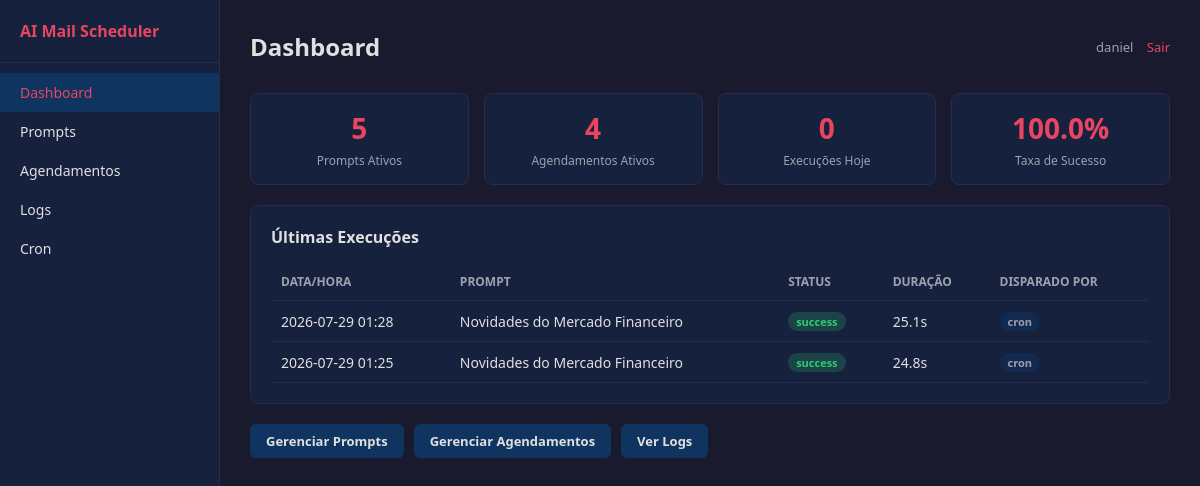
The page / (signed in) on the database its author committed.
### tables this page shows
CREATE TABLE users (
            id INTEGER PRIMARY KEY AUTOINCREMENT,
            username TEXT UNIQUE NOT NULL,
            password TEXT NOT NULL,
            created_at DATETIME DEFAULT CURRENT_TIMESTAMP
        );

CREATE TABLE execution_logs (
            id INTEGER PRIMARY KEY AUTOINCREMENT,
            schedule_id INTEGER NOT NULL,
            status TEXT NOT NULL DEFAULT 'success',
            error_message TEXT,
            duration_ms INTEGER,
            triggered_by TEXT DEFAULT 'cron',
            created_at DATETIME DEFAULT CURRENT_TIMESTAMP
        );

CREATE TABLE prompts (
            id INTEGER PRIMARY KEY AUTOINCREMENT,
            title TEXT NOT NULL,
            content TEXT NOT NULL,
            tone TEXT DEFAULT 'infografico',
            format TEXT DEFAULT 'html',
            active BOOLEAN DEFAULT 1,
            created_at DATETIME DEFAULT CURRENT_TIMESTAMP,
            updated_at DATETIME DEFAULT CURRENT_TIMESTAMP
        );

### app/routes.py (the view)
@routes_bp.route("/")
@login_required
def dashboard():
    stats = ExecutionLog.get_stats()
    recent_logs = ExecutionLog.get_recent(limit=5)
    return render_template("dashboard.html", stats=stats, logs=recent_logs)

### app/__init__.py (called while the page is built)
def create_app():
    app = Flask(__name__)
    app.secret_key = os.getenv("SECRET_KEY", "dev-secret-change-me")
    login_manager.init_app(app)
    login_manager.login_view = "auth.login"
    login_manager.login_message = "Faça login para acessar esta página."
    from app.models import init_db, UserModel
    init_db(app)
    @login_manager.user_loader
    def load_user(user_id):
        return UserModel.get(user_id)
    from app.auth import auth_bp
    from app.routes import routes_bp
    app.register_blueprint(auth_bp, url_prefix="/auth")
    app.register_blueprint(routes_bp)
    return app

### app/models.py (called while the page is built, shortened)
def get_db():
    if "db" not in current_app.config:
        os.makedirs(DATABASE_DIR, exist_ok=True)
        conn = sqlite3.connect(DATABASE_PATH)
        conn.row_factory = sqlite3.Row
        conn.execute("PRAGMA journal_mode=WAL")
        conn.execute("PRAGMA foreign_keys=ON")
        current_app.config["db"] = conn
    return current_app.config["db"]

def query(sql, params=(), one=False):
    db = get_db()
    cur = db.execute(sql, params)
    if one:
        return cur.fetchone()
    return cur.fetchall()

def _calculate_success_rate():
    row = query("""
        SELECT
            COUNT(*) as total,
            SUM(CASE WHEN status='success' THEN 1 ELSE 0 END) as successes
        FROM execution_logs
    """, one=True)
    if row and row["total"] > 0:
        return round((row["successes"] / row["total"]) * 100, 1)
    return 100.0

    @staticmethod
    def get_by_id(user_id):
        return query("SELECT * FROM users WHERE id = ?", (user_id,), one=True)

    @property
    def username(self):
        return self._row["username"]

    @staticmethod
    def get(user_id):
        row = User.get_by_id(int(user_id))
        if row:
            return UserModel(row)
        return None

    @staticmethod
    def get_recent(limit=10, schedule_id=None):
        return query("""
            SELECT el.*, s.description as schedule_desc, p.title as prompt_title
            FROM execution_logs el
            JOIN schedules s ON el.schedule_id = s.id
            JOIN prompts p ON s.prompt_id = p.id
            ORDER BY el.created_at DESC
            LIMIT ?
        """, (limit,))

### app/templates/dashboard.html
{% extends "base.html" %}
{% block header %}Dashboard{% endblock %}
{% block content %}
<div class="stats-grid">
    <div class="stat-card">
        <div class="value">{{ stats.active_prompts }}</div>
        <div class="label">Prompts Ativos</div>
    </div>
    <div class="stat-card">
        <div class="value">{{ stats.active_schedules }}</div>
        <div class="label">Agendamentos Ativos</div>
    </div>
    <div class="stat-card">
        <div class="value">{{ stats.executions_today }}</div>
        <div class="label">Execuções Hoje</div>
    </div>
    <div class="stat-card">
        <div class="value">{{ stats.success_rate }}%</div>
        <div class="label">Taxa de Sucesso</div>
    </div>
</div>
<div class="card">
    <h3>Últimas Execuções</h3>
    {% if logs %}
    <table>
        <thead>
            <tr>
                <th>Data/Hora</th>
                <th>Prompt</th>
                <th>Status</th>
                <th>Duração</th>
                <th>Disparado por</th>
            </tr>
        </thead>
        <tbody>
            {% for log in logs %}
            <tr>
                <td>{{ log.created_at[:16] }}</td>
                <td>{{ log.prompt_title[:40] }}</td>
                <td><span class="badge badge-{{ 'success' if log.status == 'success' else 'error' }}">{{ log.status }}</span></td>
                <td>{{ (log.duration_ms / 1000)|round(1) }}s</td>
                <td><span class="badge badge-info">{{ log.triggered_by }}</span></td>
            </tr>
            {% endfor %}
        </tbody>
    </table>
    {% else %}
    <div class="empty-state"><p>Nenhuma execução registrada ainda.</p></div>
    {% endif %}
</div>
<div style="display:flex; gap:10px;">
    <a href="/prompts" class="btn btn-secondary">Gerenciar Prompts</a>
    <a href="/schedules" class="btn btn-secondary">Gerenciar Agendamentos</a>
    <a href="/logs" class="btn btn-secondary">Ver Logs</a>
</div>
{% endblock %}

### app/templates/base.html (shortened to what this page needs)
<!DOCTYPE html>
<html lang="pt-BR">
<head>
</head>
<body>
    <aside class="sidebar">
        <h2>AI Mail Scheduler</h2>
        <nav>
            <a href="/" class="{% if request.path == '/' %}active{% endif %}">Dashboard</a>
            <a href="/prompts" class="{% if request.path.startswith('/prompts') %}active{% endif %}">Prompts</a>
            <a href="/schedules" class="{% if request.path.startswith('/schedules') %}active{% endif %}">Agendamentos</a>
            <a href="/logs" class="{% if request.path.startswith('/logs') %}active{% endif %}">Logs</a>
            <a href="/cron/status" class="{% if request.path.startswith('/cron') %}active{% endif %}">Cron</a>
        </nav>
    </aside>
    <main class="main">
        <div class="header">
            <h1>{% block header %}Dashboard{% endblock %}</h1>
            <div class="user-info">
                {{ current_user.username }}
                <a href="/auth/logout">Sair</a>
            </div>
        </div>
        {% block content %}{% endblock %}
    </main>
</body>
</html>

### app/templates/base.html (style rules this page uses)
:root { --bg: #1a1a2e; --card: #16213e; --accent: #0f3460; --text: #e0e0e0; --muted: #a0a0b0; --red: #e94560; --green: #2ecc71; --yellow: #f39c12; --border: #2a2a4a; }
* { margin: 0; padding: 0; box-sizing: border-box; }
body { font-family: 'Segoe UI', Arial, sans-serif; background: var(--bg); color: var(--text); min-height: 100vh; display: flex; }
.sidebar { width: 220px; background: var(--card); padding: 20px 0; min-height: 100vh; border-right: 1px solid var(--border); position: fixed; top: 0; left: 0; bottom: 0; }
.sidebar h2 { color: var(--red); padding: 0 20px 20px; font-size: 16px; border-bottom: 1px solid var(--border); margin-bottom: 10px; }
.sidebar nav a { display: block; padding: 10px 20px; color: var(--text); text-decoration: none; font-size: 14px; transition: background 0.2s; }
.sidebar nav a:hover, .sidebar nav a.active { background: var(--accent); color: var(--red); }
.main { margin-left: 220px; flex: 1; padding: 30px; }
.header { display: flex; justify-content: space-between; align-items: center; margin-bottom: 30px; }
.header h1 { font-size: 24px; color: var(--text); }
.header .user-info { font-size: 13px; color: var(--muted); }
.header .user-info a { color: var(--red); text-decoration: none; margin-left: 10px; }
.card { background: var(--card); border: 1px solid var(--border); border-radius: 8px; padding: 20px; margin-bottom: 20px; }
.card h3 { color: var(--text); margin-bottom: 15px; font-size: 16px; }
.stats-grid { display: grid; grid-template-columns: repeat(auto-fit, minmax(160px, 1fr)); gap: 15px; margin-bottom: 20px; }
.stat-card { background: var(--card); border: 1px solid var(--border); border-radius: 8px; padding: 15px; text-align: center; }
.stat-card .value { font-size: 28px; font-weight: bold; color: var(--red); }
.stat-card .label { font-size: 12px; color: var(--muted); margin-top: 5px; }
table { width: 100%; border-collapse: collapse; }
th { text-align: left; padding: 10px; font-size: 12px; color: var(--muted); text-transform: uppercase; border-bottom: 1px solid var(--border); }
td { padding: 10px; font-size: 14px; border-bottom: 1px solid var(--border); }
.btn { display: inline-block; padding: 8px 16px; border-radius: 6px; font-size: 13px; font-weight: 600; cursor: pointer; border: none; text-decoration: none; transition: opacity 0.2s; }
.btn-secondary { background: var(--accent); color: var(--text); }
.badge { display: inline-block; padding: 2px 8px; border-radius: 12px; font-size: 11px; font-weight: 600; }
.badge-success { background: rgba(46, 204, 113, 0.2); color: var(--green); }
.badge-info { background: rgba(15, 52, 96, 0.5); color: var(--muted); }

### rows shown on the page
users: username "daniel"
execution_logs: created_at "2026-07-29 01:28", title "Novidades do Mercado Financeiro", status "success", (log.duration_ms/1000)|round(1) "25.1", triggered_by "cron"
execution_logs: created_at "2026-07-29 01:25", title "Novidades do Mercado Financeiro", status "success", (log.duration_ms/1000)|round(1) "24.8", triggered_by "cron"

### other values the page prints
{{ stats.active_prompts }} "5"
{{ stats.active_schedules }} "4"
{{ stats.executions_today }} "0"
{{ stats.success_rate }} "100.0"
